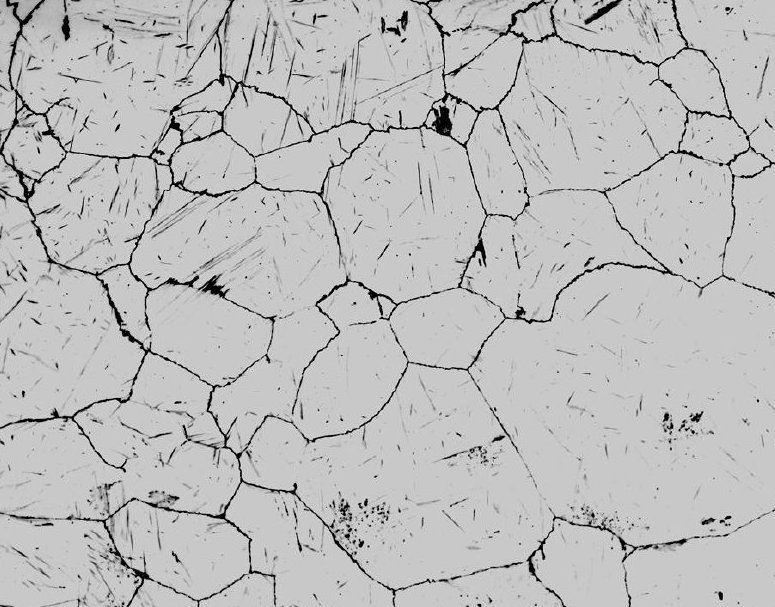
#> input picture Image Processing/Feature Detection, descreption, machting/grains.jpg, 775 x 607 px
$ python 'Key points, detectors and descriptors.py'
#> lines starting #> are read from the running program, lines starting #| are printed output that depends on the picture; after the words box and inside, x2 and y2 are one past the last pixel; in counts of white or black regions, pixels touching at a corner belong together
import cv2
import numpy as np


#################################### Feature Detection ####################################

# 1. Harris Corner Detection: steps:
'''
steps:
1. convert the image to grayscale.
2. convert the grayscale image to float32.
3. apply the cornerHarris function.
4. dilate the result to mark the corners.
5. display the result.
'''

'''
cv2.cornerHarris(src, blockSize, ksize, k[, dst[, borderType]]) → dst
Parameters:
blockSize: Neighborhood size.
ksize: Aperture parameter for the Sobel() operator. Sobel() is used to calculate the derivatives.
k : Harris detector free parameter in the equation.
'''

# read the image.
img = cv2.imread("./grains.jpg")
#> img is the input picture: shape (607, 775, 3); min 0, max 254, mean 189.1

# convert the image to grayscale.
gray = cv2.cvtColor(img,cv2.COLOR_BGR2GRAY)

# convert the grayscale image to float32. because cornerHarris function takes float32 as input.
gray = np.float32(gray)

# apply the cornerHarris function.
harris = cv2.cornerHarris(gray, 2, 3, 0.04)
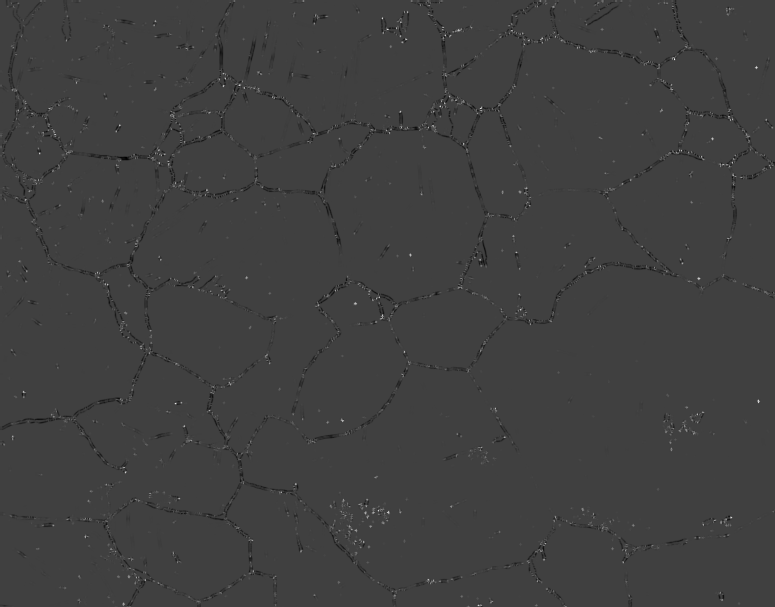
#> harris: shape (607, 775) float32; min -63120812, max 188024864, mean -185387.9; drawn with min black and max white

# dilate the result to mark the corners.
# dst = cv2.dilate(harris,None)

# threshold for an optimal value, it may vary depending on the image.
img[harris>0.01*harris.max()]=[0,0,255] # red color.
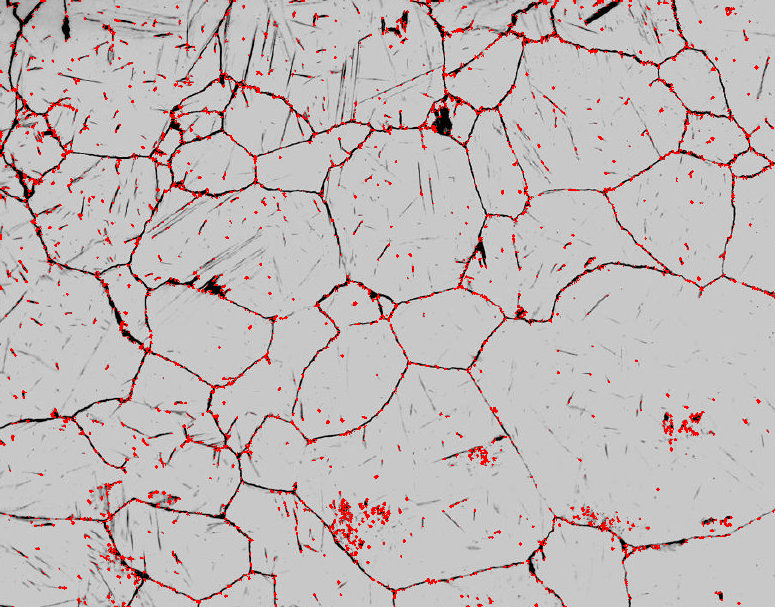
#> img: shape (607, 775, 3); 3.23% of pixels changed, all inside (x1, y1, x2, y2) = (0, 0, 775, 607)

# display the result.
cv2.imshow('Harris Corners',img)
cv2.waitKey(0)


############################################################################################################

 # 2. Shi-Tomasi Corner Detector: is a good alternative to Harris Corner Detector. because it takes minimum eigenvalue as a criteria.


'''
cv2.goodFeaturesToTrack(image, maxCorners, qualityLevel, minDistance[, corners[, mask[, blockSize[, useHarrisDetector[, k]]]]]) → corners
parameters:
maxCorners: maximum number of corners to return. If there are more corners than are found, the strongest of them is returned.
qualityLevel: parameter characterizing the minimal accepted quality of image corners.
The parameter value is multiplied by the best corner quality measure, which is the minimal eigenvalue.
The corners with the quality measure less than the product are rejected.
For example, if the best corner has the quality measure = 1500, and the qualityLevel=0.01 , then all the corners with the quality measure less than 15 are rejected. is between 0-1.
minDistance: minimum possible Euclidean distance between the returned corners.
corners: output vector of detected corners.
mask: optional region of interest. If the image is not empty (it needs to have the type CV_8UC1 and the same size as image ), it specifies the region in which the corners are detected.
blockSize: size of an average block for computing a derivative covariation matrix over each pixel neighborhood.
useHarrisDetector: parameter indicating whether to use a Harris detector.
k : free parameter of the Harris detector.


'''
# read the image.
img = cv2.imread('./grains.jpg')

# convert the image to grayscale.
gray = cv2.cvtColor(img,cv2.COLOR_BGR2GRAY)

# apply the goodFeaturesToTrack function.
corners = cv2.goodFeaturesToTrack(gray,50,0.05,10) # 50 is maxCorners, 0.05 is qualityLevel, 10 is minDistance.
#> corners = 50 rows, first 8: [158, 149], [698, 278], [23, 391], [239, 84], [673, 57], [480, 107], [528, 39], [449, 35]
corners = np.intp(corners) # convert the corners to int.

# draw the corners on the image.
for i in corners:
    x,y = i.ravel() # ravel() is used to convert 2d array to 1d array.
    cv2.circle(img,(x,y),3,[0,0,255],-1) # 255 is color, -1 is thickness.
    print(x,y) # print the coordinates of the corners.
#> this loop made 50 passes
#> (x, y) on passes 1 to 12: (158, 149), (698, 278), (23, 391), (239, 84), (673, 57), (480, 107), (528, 39), (449, 35), (755, 67), (355, 303), (167, 163), (730, 517)
#| 158 149
#| 698 278
#| 23 391
#| 239 84
#| 673 57
#| 480 107
#| 528 39
#| 449 35
#> (further printed lines are left out)
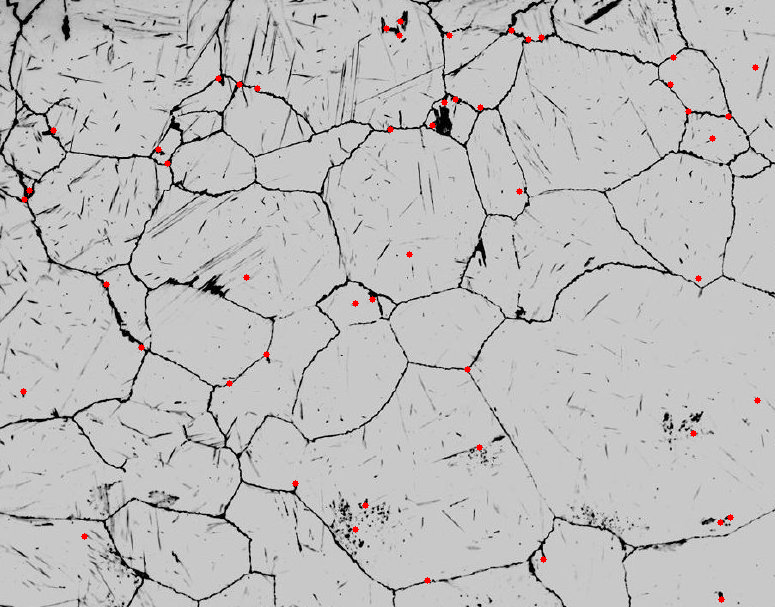
#> img: shape (607, 775, 3); 0.31% of pixels changed, all inside (x1, y1, x2, y2) = (20, 18, 761, 603)


# display the result.
cv2.imshow('Shi-Tomasi Corners',img)
cv2.waitKey(0)


############################################################################################################
# 3. FAST Algorithm: is a corner detector which is faster than Harris Corner Detector and Shi-Tomasi Corner Detector.
# is only keypoint detector, not keypoint descriptor.


# read the image.
img = cv2.imread('./grains.jpg', 0) # 0 is for grayscale.

# create the FAST object.
detector = cv2.FastFeatureDetector_create(50)  # detect the corners with threshold value 50. that means if the intensity of the corner is greater than 50, then it is a corner.

# find the keypoints with FAST.
kp = detector.detect(img, None)
#> kp = 3314 keypoints; strongest (x, y, size): (528, 38, 7), (440, 107, 7), (757, 400, 7), (342, 420, 7)

# draw the keypoints on the image.
img2 = cv2.drawKeypoints(img, kp, None, flags=0)
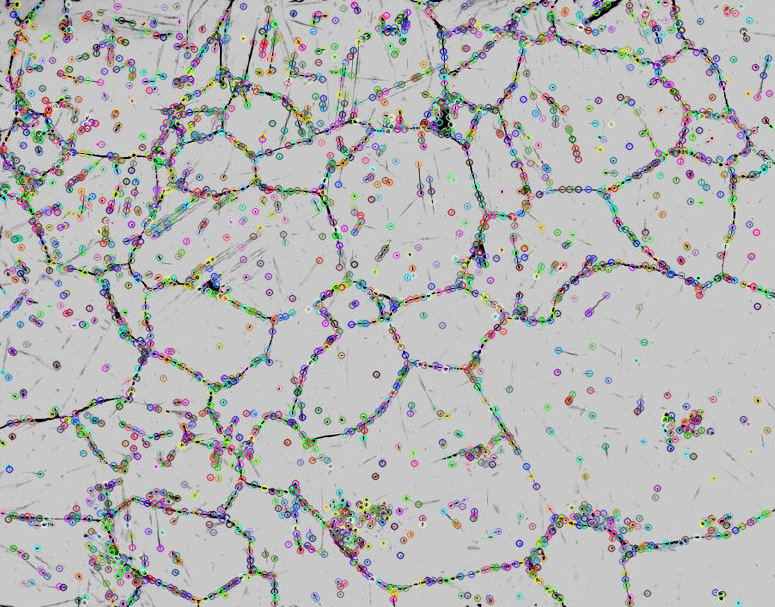
#> img2: shape (607, 775, 3); mean of channels 0, 1, 2 184.4, 184.5, 184.4; drawn as B, G, R

cv2.imshow('Corners',img2)
cv2.waitKey(0)

############################################################################################################

# Feature Descriptors: are used to describe the features.
# 1. ORB: Oriented FAST and Rotated BRIEF. is a fusion of FAST keypoint detector and BRIEF descriptor with many modifications to enhance the performance.
# BRIEF: Binary Robust Independent Elementary Features. is a feature descriptor that computes a binary descriptor with a fixed size and high efficiency.

# read the image.
img = cv2.imread('./grains.jpg', 0)

# create the ORB object.
orb = cv2.ORB_create(100) # 100 is the number of keypoints.

kp , des = orb.detectAndCompute(img, None) # detect the keypoints and compute the descriptors. # None is the mask.
#> kp = 100 keypoints; strongest (x, y, size): (319, 304, 31), (479, 109, 31), (478, 252, 31), (455, 100, 31)
# print(des) # output is a 2d array. each row is a descriptor. each column is a value of the descriptor.
# print(kp) # output is a list of keypoints. each keypoint is an object of KeyPoint class.

'''
flags:
cv2.DRAW_MATCHES_FLAGS_DEFAULT: default value.
cv2.DRAW_MATCHES_FLAGS_DRAW_OVER_OUTIMG: draw matches in the output image.
cv2.DRAW_MATCHES_FLAGS_NOT_DRAW_SINGLE_POINTS: do not draw keypoints.
cv2.DRAW_MATCHES_FLAGS_DRAW_RICH_KEYPOINTS: draw keypoints with size and orientation. etc.
'''
img2 = cv2.drawKeypoints(img, kp, None, flags=cv2.DrawMatchesFlags_DRAW_RICH_KEYPOINTS) # draw the keypoints on the image. # None is the output image.
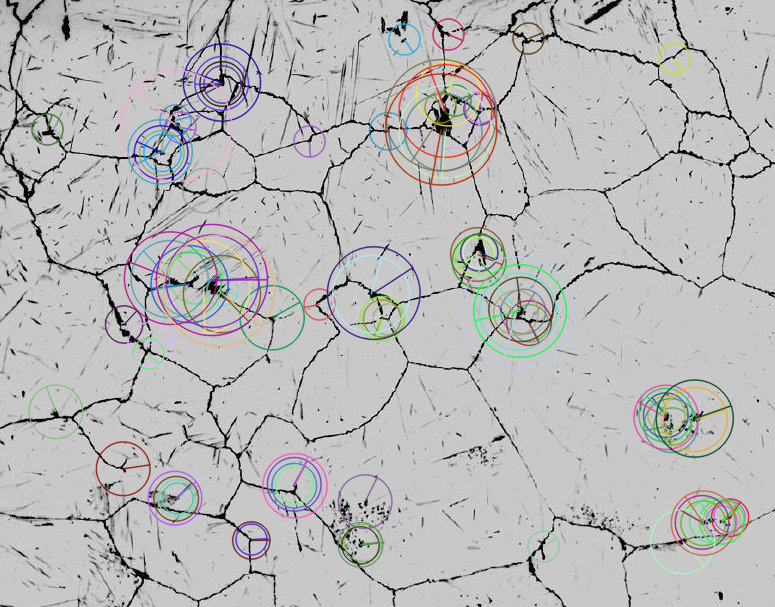
#> img2: shape (607, 775, 3); mean of channels 0, 1, 2 186.3, 186.3, 186.4; drawn as B, G, R

# display the result.
cv2.imshow('ORB with keypoints',img2)
cv2.waitKey(0)
